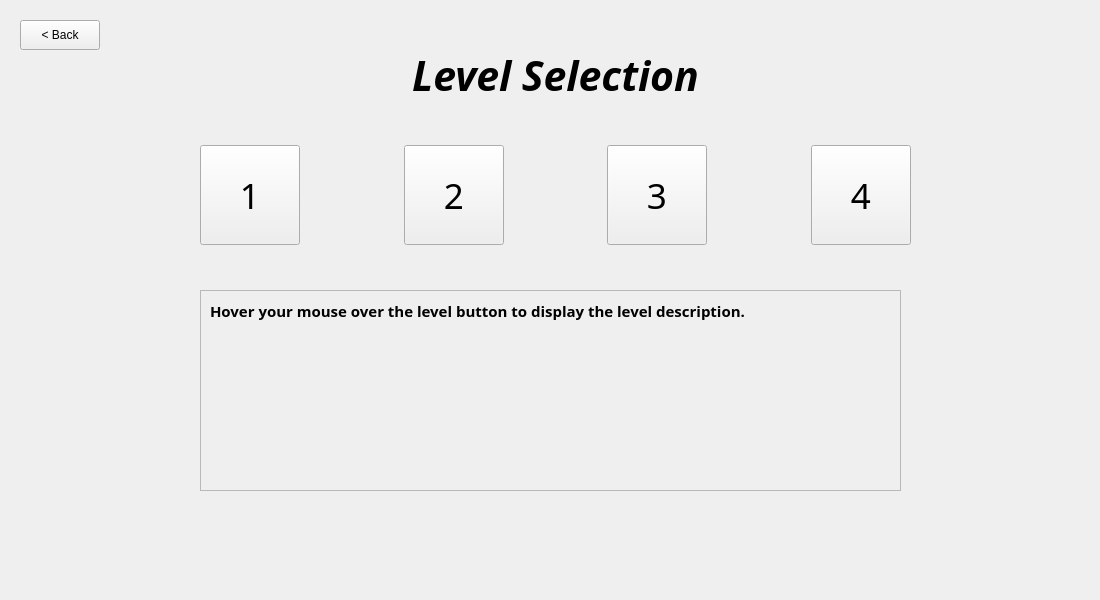
<?xml version="1.0" encoding="UTF-8"?>
<ui version="4.0">
 <class>MainWindow</class>
 <widget class="QMainWindow" name="MainWindow">
  <property name="geometry">
   <rect>
    <x>0</x>
    <y>0</y>
    <width>1100</width>
    <height>600</height>
   </rect>
  </property>
  <property name="windowTitle">
   <string>MainWindow</string>
  </property>
  <widget class="QWidget" name="centralwidget">
   <widget class="QStackedWidget" name="stackedWidget">
    <property name="geometry">
     <rect>
      <x>0</x>
      <y>0</y>
      <width>1100</width>
      <height>600</height>
     </rect>
    </property>
    <property name="currentIndex">
     <number>1</number>
    </property>
    <widget class="QWidget" name="startPage">
     <layout class="QVBoxLayout" name="startPageLayout">
      <property name="spacing">
       <number>20</number>
      </property>
      <property name="leftMargin">
       <number>120</number>
      </property>
      <property name="topMargin">
       <number>80</number>
      </property>
      <property name="rightMargin">
       <number>120</number>
      </property>
      <property name="bottomMargin">
       <number>80</number>
      </property>
      <item>
       <widget class="QLabel" name="titleLabel">
        <property name="font">
         <font>
          <pointsize>36</pointsize>
          <bold>true</bold>
         </font>
        </property>
        <property name="text">
         <string>Code Quest</string>
        </property>
        <property name="alignment">
         <set>Qt::AlignmentFlag::AlignCenter</set>
        </property>
       </widget>
      </item>
      <item>
       <widget class="QLabel" name="subtitleLabel">
        <property name="font">
         <font>
          <pointsize>13</pointsize>
         </font>
        </property>
        <property name="text">
         <string>Learn to code by dragging and dropping blocks!</string>
        </property>
        <property name="alignment">
         <set>Qt::AlignmentFlag::AlignCenter</set>
        </property>
       </widget>
      </item>
      <item>
       <spacer name="topSpacer">
        <property name="orientation">
         <enum>Qt::Orientation::Vertical</enum>
        </property>
        <property name="sizeHint" stdset="0">
         <size>
          <width>20</width>
          <height>30</height>
         </size>
        </property>
       </spacer>
      </item>
      <item>
       <widget class="QPushButton" name="restartButton">
        <property name="minimumSize">
         <size>
          <width>200</width>
          <height>50</height>
         </size>
        </property>
        <property name="font">
         <font>
          <pointsize>14</pointsize>
         </font>
        </property>
        <property name="text">
         <string>Start a New Game</string>
        </property>
       </widget>
      </item>
      <item>
       <widget class="QPushButton" name="levelsButton">
        <property name="minimumSize">
         <size>
          <width>200</width>
          <height>50</height>
         </size>
        </property>
        <property name="font">
         <font>
          <pointsize>14</pointsize>
         </font>
        </property>
        <property name="text">
         <string>Select Level</string>
        </property>
       </widget>
      </item>
      <item>
       <widget class="QPushButton" name="startButton">
        <property name="minimumSize">
         <size>
          <width>200</width>
          <height>50</height>
         </size>
        </property>
        <property name="font">
         <font>
          <pointsize>14</pointsize>
         </font>
        </property>
        <property name="text">
         <string>Resume Game</string>
        </property>
       </widget>
      </item>
      <item>
       <widget class="QPushButton" name="aboutButton">
        <property name="minimumSize">
         <size>
          <width>200</width>
          <height>50</height>
         </size>
        </property>
        <property name="font">
         <font>
          <pointsize>14</pointsize>
         </font>
        </property>
        <property name="text">
         <string>About</string>
        </property>
       </widget>
      </item>
      <item>
       <spacer name="bottomSpacer">
        <property name="orientation">
         <enum>Qt::Orientation::Vertical</enum>
        </property>
        <property name="sizeHint" stdset="0">
         <size>
          <width>20</width>
          <height>30</height>
         </size>
        </property>
       </spacer>
      </item>
     </layout>
    </widget>
    <widget class="QWidget" name="levelSelectionPage">
     <widget class="QLabel" name="levelSelectionLabel">
      <property name="geometry">
       <rect>
        <x>400</x>
        <y>40</y>
        <width>311</width>
        <height>71</height>
       </rect>
      </property>
      <property name="font">
       <font>
        <family>Monotype Corsiva</family>
        <pointsize>31</pointsize>
        <italic>true</italic>
        <bold>true</bold>
       </font>
      </property>
      <property name="text">
       <string>Level Selection</string>
      </property>
      <property name="textFormat">
       <enum>Qt::TextFormat::MarkdownText</enum>
      </property>
      <property name="alignment">
       <set>Qt::AlignmentFlag::AlignCenter</set>
      </property>
     </widget>
     <widget class="QPushButton" name="backToStartButton">
      <property name="geometry">
       <rect>
        <x>20</x>
        <y>20</y>
        <width>80</width>
        <height>30</height>
       </rect>
      </property>
      <property name="text">
       <string>&lt; Back</string>
      </property>
     </widget>
     <widget class="QWidget" name="layoutWidget">
      <property name="geometry">
       <rect>
        <x>200</x>
        <y>130</y>
        <width>731</width>
        <height>131</height>
       </rect>
      </property>
      <layout class="QGridLayout" name="gridLayout" rowstretch="0,0,0">
       <property name="sizeConstraint">
        <enum>QLayout::SizeConstraint::SetMinimumSize</enum>
       </property>
       <property name="leftMargin">
        <number>0</number>
       </property>
       <property name="topMargin">
        <number>0</number>
       </property>
       <property name="rightMargin">
        <number>0</number>
       </property>
       <property name="spacing">
        <number>7</number>
       </property>
       <item row="0" column="6">
        <spacer name="verticalSpacer_4">
         <property name="orientation">
          <enum>Qt::Orientation::Vertical</enum>
         </property>
         <property name="sizeHint" stdset="0">
          <size>
           <width>20</width>
           <height>40</height>
          </size>
         </property>
        </spacer>
       </item>
       <item row="1" column="1">
        <spacer name="horizontalSpacer">
         <property name="orientation">
          <enum>Qt::Orientation::Horizontal</enum>
         </property>
         <property name="sizeHint" stdset="0">
          <size>
           <width>40</width>
           <height>20</height>
          </size>
         </property>
        </spacer>
       </item>
       <item row="1" column="2">
        <widget class="QPushButton" name="level_2_Button">
         <property name="minimumSize">
          <size>
           <width>100</width>
           <height>100</height>
          </size>
         </property>
         <property name="font">
          <font>
           <family>MV Boli</family>
           <pointsize>26</pointsize>
          </font>
         </property>
         <property name="text">
          <string>2</string>
         </property>
         <property name="iconSize">
          <size>
           <width>30</width>
           <height>30</height>
          </size>
         </property>
        </widget>
       </item>
       <item row="2" column="4">
        <spacer name="verticalSpacer_8">
         <property name="orientation">
          <enum>Qt::Orientation::Vertical</enum>
         </property>
         <property name="sizeHint" stdset="0">
          <size>
           <width>20</width>
           <height>40</height>
          </size>
         </property>
        </spacer>
       </item>
       <item row="1" column="3">
        <spacer name="horizontalSpacer_2">
         <property name="orientation">
          <enum>Qt::Orientation::Horizontal</enum>
         </property>
         <property name="sizeHint" stdset="0">
          <size>
           <width>40</width>
           <height>20</height>
          </size>
         </property>
        </spacer>
       </item>
       <item row="1" column="0">
        <widget class="QPushButton" name="level_1_Button">
         <property name="minimumSize">
          <size>
           <width>100</width>
           <height>100</height>
          </size>
         </property>
         <property name="font">
          <font>
           <family>MV Boli</family>
           <pointsize>26</pointsize>
           <italic>false</italic>
           <bold>false</bold>
          </font>
         </property>
         <property name="mouseTracking">
          <bool>false</bool>
         </property>
         <property name="text">
          <string>1</string>
         </property>
         <property name="iconSize">
          <size>
           <width>30</width>
           <height>30</height>
          </size>
         </property>
        </widget>
       </item>
       <item row="0" column="0">
        <spacer name="verticalSpacer">
         <property name="orientation">
          <enum>Qt::Orientation::Vertical</enum>
         </property>
         <property name="sizeHint" stdset="0">
          <size>
           <width>20</width>
           <height>40</height>
          </size>
         </property>
        </spacer>
       </item>
       <item row="0" column="7">
        <spacer name="verticalSpacer_5">
         <property name="orientation">
          <enum>Qt::Orientation::Vertical</enum>
         </property>
         <property name="sizeHint" stdset="0">
          <size>
           <width>20</width>
           <height>40</height>
          </size>
         </property>
        </spacer>
       </item>
       <item row="2" column="2">
        <spacer name="verticalSpacer_7">
         <property name="orientation">
          <enum>Qt::Orientation::Vertical</enum>
         </property>
         <property name="sizeHint" stdset="0">
          <size>
           <width>20</width>
           <height>40</height>
          </size>
         </property>
        </spacer>
       </item>
       <item row="2" column="0">
        <spacer name="verticalSpacer_6">
         <property name="orientation">
          <enum>Qt::Orientation::Vertical</enum>
         </property>
         <property name="sizeHint" stdset="0">
          <size>
           <width>20</width>
           <height>40</height>
          </size>
         </property>
        </spacer>
       </item>
       <item row="1" column="4">
        <widget class="QPushButton" name="level_3_Button">
         <property name="minimumSize">
          <size>
           <width>100</width>
           <height>100</height>
          </size>
         </property>
         <property name="font">
          <font>
           <family>MV Boli</family>
           <pointsize>26</pointsize>
          </font>
         </property>
         <property name="text">
          <string>3</string>
         </property>
        </widget>
       </item>
       <item row="1" column="6">
        <widget class="QPushButton" name="level_4_Button">
         <property name="minimumSize">
          <size>
           <width>100</width>
           <height>100</height>
          </size>
         </property>
         <property name="font">
          <font>
           <family>MV Boli</family>
           <pointsize>26</pointsize>
          </font>
         </property>
         <property name="text">
          <string>4</string>
         </property>
        </widget>
       </item>
       <item row="1" column="5">
        <spacer name="horizontalSpacer_3">
         <property name="orientation">
          <enum>Qt::Orientation::Horizontal</enum>
         </property>
         <property name="sizeHint" stdset="0">
          <size>
           <width>40</width>
           <height>20</height>
          </size>
         </property>
        </spacer>
       </item>
       <item row="0" column="4">
        <spacer name="verticalSpacer_3">
         <property name="orientation">
          <enum>Qt::Orientation::Vertical</enum>
         </property>
         <property name="sizeHint" stdset="0">
          <size>
           <width>20</width>
           <height>40</height>
          </size>
         </property>
        </spacer>
       </item>
       <item row="2" column="6">
        <spacer name="verticalSpacer_9">
         <property name="orientation">
          <enum>Qt::Orientation::Vertical</enum>
         </property>
         <property name="sizeHint" stdset="0">
          <size>
           <width>20</width>
           <height>40</height>
          </size>
         </property>
        </spacer>
       </item>
       <item row="2" column="7">
        <spacer name="verticalSpacer_10">
         <property name="orientation">
          <enum>Qt::Orientation::Vertical</enum>
         </property>
         <property name="sizeHint" stdset="0">
          <size>
           <width>20</width>
           <height>40</height>
          </size>
         </property>
        </spacer>
       </item>
       <item row="1" column="3">
        <spacer name="horizontalSpacer_2">
         <property name="orientation">
          <enum>Qt::Orientation::Horizontal</enum>
         </property>
         <property name="sizeHint" stdset="0">
          <size>
           <width>40</width>
           <height>20</height>
          </size>
         </property>
        </spacer>
       </item>
       <item row="0" column="2">
        <spacer name="verticalSpacer_2">
         <property name="orientation">
          <enum>Qt::Orientation::Vertical</enum>
         </property>
         <property name="sizeHint" stdset="0">
          <size>
           <width>20</width>
           <height>40</height>
          </size>
         </property>
        </spacer>
       </item>
      </layout>
     </widget>
     <widget class="QFrame" name="levelDescriptionFrame">
      <property name="geometry">
       <rect>
        <x>200</x>
        <y>290</y>
        <width>701</width>
        <height>201</height>
       </rect>
      </property>
      <property name="frameShape">
       <enum>QFrame::Shape::StyledPanel</enum>
      </property>
      <property name="frameShadow">
       <enum>QFrame::Shadow::Raised</enum>
      </property>
      <widget class="QLabel" name="levelDescriptionLabel">
       <property name="geometry">
        <rect>
         <x>10</x>
         <y>10</y>
         <width>681</width>
         <height>181</height>
        </rect>
       </property>
       <property name="font">
        <font>
         <family>MV Boli</family>
         <pointsize>11</pointsize>
         <bold>true</bold>
        </font>
       </property>
       <property name="text">
        <string>Hover your mouse over the level button to display the level description.</string>
       </property>
       <property name="alignment">
        <set>Qt::AlignmentFlag::AlignLeading|Qt::AlignmentFlag::AlignLeft|Qt::AlignmentFlag::AlignTop</set>
       </property>
      </widget>
     </widget>
    </widget>
    <widget class="QWidget" name="codePage">
     <widget class="QWidget" name="headerWidget">
      <property name="geometry">
       <rect>
        <x>0</x>
        <y>0</y>
        <width>1100</width>
        <height>56</height>
       </rect>
      </property>
      <layout class="QHBoxLayout" name="headerLayout">
       <property name="spacing">
        <number>10</number>
       </property>
       <property name="leftMargin">
        <number>10</number>
       </property>
       <property name="topMargin">
        <number>6</number>
       </property>
       <property name="rightMargin">
        <number>10</number>
       </property>
       <property name="bottomMargin">
        <number>6</number>
       </property>
       <item>
        <widget class="QPushButton" name="backToLevelsButton">
         <property name="text">
          <string>&lt; Levels</string>
         </property>
        </widget>
       </item>
       <item>
        <widget class="QLabel" name="levelTitleLabel">
         <property name="font">
          <font>
           <pointsize>20</pointsize>
           <bold>true</bold>
          </font>
         </property>
         <property name="text">
          <string>Level 1</string>
         </property>
        </widget>
       </item>
       <item>
        <spacer>
         <property name="orientation">
          <enum>Qt::Orientation::Horizontal</enum>
         </property>
         <property name="sizeType">
          <enum>QSizePolicy::Policy::MinimumExpanding</enum>
         </property>
         <property name="sizeHint" stdset="0">
          <size>
           <width>30</width>
           <height>20</height>
          </size>
         </property>
        </spacer>
       </item>
       <item>
        <widget class="QPushButton" name="runButton">
         <property name="sizePolicy">
          <sizepolicy hsizetype="Fixed" vsizetype="Fixed">
           <horstretch>0</horstretch>
           <verstretch>0</verstretch>
          </sizepolicy>
         </property>
         <property name="minimumSize">
          <size>
           <width>80</width>
           <height>32</height>
          </size>
         </property>
         <property name="font">
          <font>
           <pointsize>11</pointsize>
           <bold>true</bold>
          </font>
         </property>
         <property name="text">
          <string>Run</string>
         </property>
        </widget>
       </item>
       <item>
        <widget class="QPushButton" name="clearButton">
         <property name="minimumSize">
          <size>
           <width>80</width>
           <height>32</height>
          </size>
         </property>
         <property name="font">
          <font>
           <pointsize>11</pointsize>
           <bold>true</bold>
          </font>
         </property>
         <property name="text">
          <string>Clear</string>
         </property>
        </widget>
       </item>
       <item>
        <widget class="QPushButton" name="hintButton">
         <property name="minimumSize">
          <size>
           <width>80</width>
           <height>32</height>
          </size>
         </property>
         <property name="font">
          <font>
           <pointsize>11</pointsize>
           <bold>true</bold>
          </font>
         </property>
         <property name="text">
          <string>Hint</string>
         </property>
        </widget>
       </item>
      </layout>
     </widget>
     <widget class="QFrame" name="headerDivider">
      <property name="geometry">
       <rect>
        <x>0</x>
        <y>50</y>
        <width>1100</width>
        <height>2</height>
       </rect>
      </property>
      <property name="frameShape">
       <enum>QFrame::Shape::HLine</enum>
      </property>
      <property name="frameShadow">
       <enum>QFrame::Shadow::Sunken</enum>
      </property>
     </widget>
     <widget class="QWidget" name="bodyWidget">
      <property name="geometry">
       <rect>
        <x>0</x>
        <y>52</y>
        <width>1100</width>
        <height>550</height>
       </rect>
      </property>
      <layout class="QHBoxLayout" name="bodyLayout">
       <property name="spacing">
        <number>8</number>
       </property>
       <property name="leftMargin">
        <number>8</number>
       </property>
       <property name="topMargin">
        <number>8</number>
       </property>
       <property name="rightMargin">
        <number>8</number>
       </property>
       <property name="bottomMargin">
        <number>8</number>
       </property>
       <item>
        <layout class="QVBoxLayout" name="gameColumnLayout">
         <property name="spacing">
          <number>6</number>
         </property>
         <item>
          <layout class="QHBoxLayout" name="horizontalLayout">
           <item>
            <widget class="QLabel" name="gameAreaLabel">
             <property name="sizePolicy">
              <sizepolicy hsizetype="Fixed" vsizetype="Preferred">
               <horstretch>0</horstretch>
               <verstretch>0</verstretch>
              </sizepolicy>
             </property>
             <property name="font">
              <font>
               <pointsize>16</pointsize>
               <bold>true</bold>
              </font>
             </property>
             <property name="text">
              <string>Game Board</string>
             </property>
            </widget>
           </item>
          </layout>
         </item>
         <item>
          <widget class="QFrame" name="gameCanvasFrame">
           <property name="minimumSize">
            <size>
             <width>400</width>
             <height>400</height>
            </size>
           </property>
           <property name="frameShape">
            <enum>QFrame::Shape::Box</enum>
           </property>
           <property name="frameShadow">
            <enum>QFrame::Shadow::Sunken</enum>
           </property>
           <layout class="QVBoxLayout">
            <item>
             <widget class="QLabel" name="gameCanvasPlaceholder">
              <property name="text">
               <string/>
              </property>
              <property name="alignment">
               <set>Qt::AlignmentFlag::AlignCenter</set>
              </property>
             </widget>
            </item>
           </layout>
          </widget>
         </item>
        </layout>
       </item>
       <item>
        <widget class="QFrame" name="divider1">
         <property name="frameShape">
          <enum>QFrame::Shape::VLine</enum>
         </property>
         <property name="frameShadow">
          <enum>QFrame::Shadow::Sunken</enum>
         </property>
        </widget>
       </item>
       <item>
        <layout class="QVBoxLayout" name="blockSaceColumnLayout">
         <property name="spacing">
          <number>6</number>
         </property>
         <item>
          <widget class="QLabel" name="blocksLabel">
           <property name="enabled">
            <bool>true</bool>
           </property>
           <property name="sizePolicy">
            <sizepolicy hsizetype="Fixed" vsizetype="Fixed">
             <horstretch>0</horstretch>
             <verstretch>0</verstretch>
            </sizepolicy>
           </property>
           <property name="maximumSize">
            <size>
             <width>16777215</width>
             <height>16777215</height>
            </size>
           </property>
           <property name="font">
            <font>
             <pointsize>16</pointsize>
             <bold>true</bold>
            </font>
           </property>
           <property name="text">
            <string>Blocks</string>
           </property>
          </widget>
         </item>
         <item>
          <widget class="BlockSpace" name="blockSpaceWidget">
           <property name="sizePolicy">
            <sizepolicy hsizetype="Fixed" vsizetype="Expanding">
             <horstretch>0</horstretch>
             <verstretch>3</verstretch>
            </sizepolicy>
           </property>
           <property name="minimumSize">
            <size>
             <width>180</width>
             <height>0</height>
            </size>
           </property>
           <property name="maximumSize">
            <size>
             <width>220</width>
             <height>16777215</height>
            </size>
           </property>
          </widget>
         </item>
        </layout>
       </item>
       <item>
        <widget class="QFrame" name="divider2">
         <property name="frameShape">
          <enum>QFrame::Shape::VLine</enum>
         </property>
         <property name="frameShadow">
          <enum>QFrame::Shadow::Sunken</enum>
         </property>
        </widget>
       </item>
       <item>
        <layout class="QVBoxLayout" name="workspaceColumnLayout">
         <property name="spacing">
          <number>6</number>
         </property>
         <item>
          <widget class="QLabel" name="workspaceLabel">
           <property name="sizePolicy">
            <sizepolicy hsizetype="Fixed" vsizetype="Fixed">
             <horstretch>0</horstretch>
             <verstretch>0</verstretch>
            </sizepolicy>
           </property>
           <property name="font">
            <font>
             <pointsize>16</pointsize>
             <bold>true</bold>
            </font>
           </property>
           <property name="text">
            <string>Your Code</string>
           </property>
          </widget>
         </item>
         <item>
          <widget class="Workspace" name="workspaceWidget" native="true">
           <property name="minimumSize">
            <size>
             <width>240</width>
             <height>490</height>
            </size>
           </property>
          </widget>
         </item>
        </layout>
       </item>
      </layout>
     </widget>
    </widget>
   </widget>
  </widget>
 </widget>
 <customwidgets>
  <customwidget>
   <class>Workspace</class>
   <extends>QWidget</extends>
   <header>workspace.h</header>
   <container>1</container>
  </customwidget>
  <customwidget>
   <class>BlockSpace</class>
   <extends>QListWidget</extends>
   <header>blockSpace.h</header>
  </customwidget>
 </customwidgets>
 <resources/>
 <connections/>
</ui>
